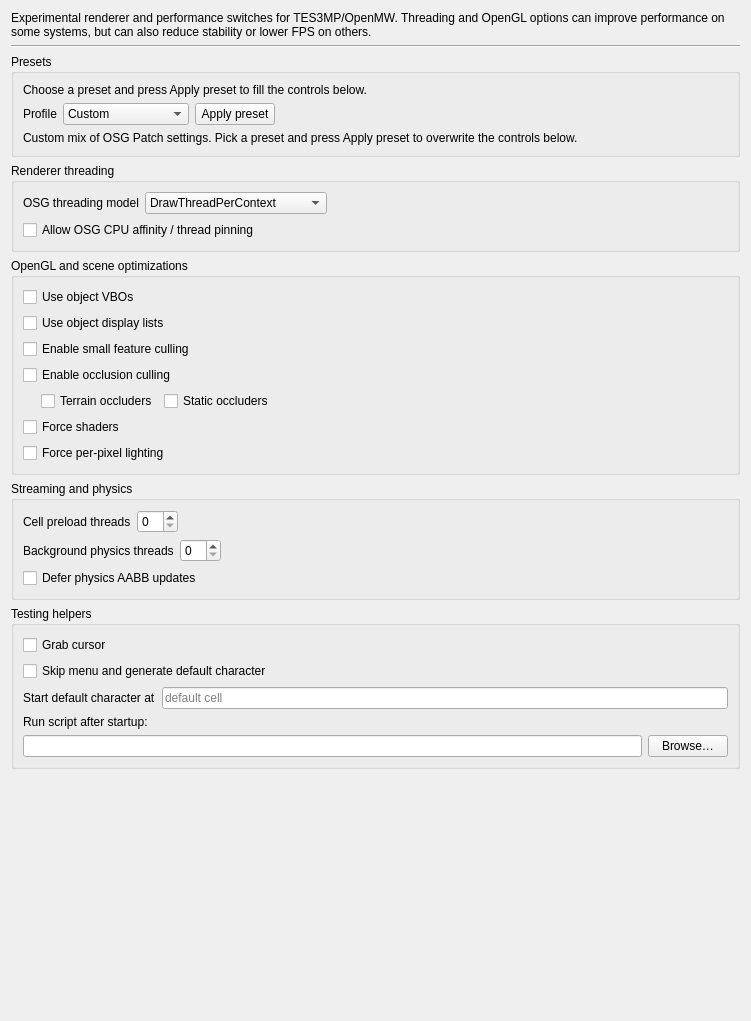
         <widget class="QWidget" name="osgPatchScrollAreaWidgetContents">
          <property name="geometry">
           <rect>
            <x>0</x>
            <y>0</y>
            <width>751</width>
            <height>1021</height>
           </rect>
          </property>
          <layout class="QVBoxLayout" name="osgPatchVerticalLayout">
           <item>
            <widget class="QLabel" name="testingLabel">
             <property name="text">
              <string>Experimental renderer and performance switches for TES3MP/OpenMW. Threading and OpenGL options can improve performance on some systems, but can also reduce stability or lower FPS on others.</string>
             </property>
             <property name="wordWrap">
              <bool>true</bool>
             </property>
            </widget>
           </item>
           <item>
            <widget class="Line" name="testingLine">
             <property name="orientation">
              <enum>Qt::Horizontal</enum>
             </property>
            </widget>
           </item>
           <item>
            <widget class="QGroupBox" name="osgPresetGroupBox">
             <property name="title">
              <string>Presets</string>
             </property>
             <layout class="QVBoxLayout" name="osgPresetGroupLayout">
              <item>
               <widget class="QLabel" name="osgPresetLabel">
                <property name="text">
                 <string>Choose a preset and press Apply preset to fill the controls below.</string>
                </property>
                <property name="wordWrap">
                 <bool>true</bool>
                </property>
               </widget>
              </item>
              <item>
               <layout class="QHBoxLayout" name="osgPresetControlLayout">
                <item>
                 <widget class="QLabel" name="osgPresetComboLabel">
                  <property name="text">
                   <string>Profile</string>
                  </property>
                 </widget>
                </item>
                <item>
                 <widget class="QComboBox" name="osgPresetComboBox">
                  <item>
                   <property name="text">
                    <string>Custom</string>
                   </property>
                  </item>
                  <item>
                   <property name="text">
                    <string>Safe</string>
                   </property>
                  </item>
                  <item>
                   <property name="text">
                    <string>Balanced</string>
                   </property>
                  </item>
                  <item>
                   <property name="text">
                    <string>Max Performance</string>
                   </property>
                  </item>
                  <item>
                   <property name="text">
                    <string>GPU Heavy</string>
                   </property>
                  </item>
                  <item>
                   <property name="text">
                    <string>CPU Heavy</string>
                   </property>
                  </item>
                 </widget>
                </item>
                <item>
                 <widget class="QPushButton" name="osgPresetApplyButton">
                  <property name="text">
                   <string>Apply preset</string>
                  </property>
                 </widget>
                </item>
                <item>
                 <spacer name="horizontalSpacer_osgPreset">
                  <property name="orientation">
                   <enum>Qt::Horizontal</enum>
                  </property>
                  <property name="sizeHint" stdset="0">
                   <size>
                    <width>40</width>
                    <height>20</height>
                   </size>
                  </property>
                 </spacer>
                </item>
               </layout>
              </item>
              <item>
               <widget class="QLabel" name="osgPresetDescriptionLabel">
                <property name="text">
                 <string>Custom mix of OSG Patch settings. Pick a preset and press Apply preset to overwrite the controls below.</string>
                </property>
                <property name="wordWrap">
                 <bool>true</bool>
                </property>
               </widget>
              </item>
             </layout>
            </widget>
           </item>
           <item>
            <widget class="QGroupBox" name="osgThreadingGroupBox">
             <property name="title">
              <string>Renderer threading</string>
             </property>
             <layout class="QVBoxLayout" name="osgThreadingGroupLayout">
              <item>
               <layout class="QHBoxLayout" name="osgThreadingModelLayout">
                <item>
                 <widget class="QLabel" name="osgThreadingModelLabel">
                  <property name="toolTip">
                   <string>Select the OSG viewer threading mode used by the game window.</string>
                  </property>
                  <property name="text">
                   <string>OSG threading model</string>
                  </property>
                 </widget>
                </item>
                <item>
                 <widget class="QComboBox" name="osgThreadingModelComboBox">
                  <item>
                   <property name="text">
                    <string>DrawThreadPerContext</string>
                   </property>
                  </item>
                  <item>
                   <property name="text">
                    <string>CullDrawThreadPerContext</string>
                   </property>
                  </item>
                  <item>
                   <property name="text">
                    <string>SingleThreaded</string>
                   </property>
                  </item>
                 </widget>
                </item>
                <item>
                 <spacer name="horizontalSpacer_osgThreadingModel">
                  <property name="orientation">
                   <enum>Qt::Horizontal</enum>
                  </property>
                  <property name="sizeHint" stdset="0">
                   <size>
                    <width>40</width>
                    <height>20</height>
                   </size>
                  </property>
                 </spacer>
                </item>
               </layout>
              </item>
              <item>
               <widget class="QCheckBox" name="useConfigureAffinityCheckBox">
                <property name="toolTip">
                 <string>Allow OSG to set CPU affinity for its worker threads. Usually best left off, but useful to test on some systems.</string>
                </property>
                <property name="text">
                 <string>Allow OSG CPU affinity / thread pinning</string>
                </property>
               </widget>
              </item>
             </layout>
            </widget>
           </item>
           <item>
            <widget class="QGroupBox" name="osgOpenGlGroupBox">
             <property name="title">
              <string>OpenGL and scene optimizations</string>
             </property>
             <layout class="QVBoxLayout" name="osgOpenGlGroupLayout">
              <item>
               <widget class="QCheckBox" name="objectVboCheckBox">
                <property name="text">
                 <string>Use object VBOs</string>
                </property>
               </widget>
              </item>
              <item>
               <widget class="QCheckBox" name="objectDisplayListsCheckBox">
                <property name="text">
                 <string>Use object display lists</string>
                </property>
               </widget>
              </item>
              <item>
               <widget class="QCheckBox" name="smallFeatureCullingCheckBox">
                <property name="text">
                 <string>Enable small feature culling</string>
                </property>
               </widget>
              </item>
              <item>
               <widget class="QCheckBox" name="occlusionCullingCheckBox">
                <property name="text">
                 <string>Enable occlusion culling</string>
                </property>
               </widget>
              </item>
              <item>
               <layout class="QHBoxLayout" name="occlusionChildrenLayout">
                <item>
                 <spacer name="occlusionChildrenIndentSpacer">
                  <property name="orientation">
                   <enum>Qt::Horizontal</enum>
                  </property>
                  <property name="sizeType">
                   <enum>QSizePolicy::Fixed</enum>
                  </property>
                  <property name="sizeHint" stdset="0">
                   <size>
                    <width>18</width>
                    <height>20</height>
                   </size>
                  </property>
                 </spacer>
                </item>
                <item>
                 <widget class="QCheckBox" name="occlusionCullingTerrainCheckBox">
                  <property name="text">
                   <string>Terrain occluders</string>
                  </property>
                 </widget>
                </item>
                <item>
                 <widget class="QCheckBox" name="occlusionCullingStaticsCheckBox">
                  <property name="text">
                   <string>Static occluders</string>
                  </property>
                 </widget>
                </item>
                <item>
                 <spacer name="horizontalSpacer_occlusionChildren">
                  <property name="orientation">
                   <enum>Qt::Horizontal</enum>
                  </property>
                  <property name="sizeHint" stdset="0">
                   <size>
                    <width>40</width>
                    <height>20</height>
                   </size>
                  </property>
                 </spacer>
                </item>
               </layout>
              </item>
              <item>
               <widget class="QCheckBox" name="forceShadersCheckBox">
                <property name="text">
                 <string>Force shaders</string>
                </property>
               </widget>
              </item>
              <item>
               <widget class="QCheckBox" name="forcePerPixelLightingCheckBox">
                <property name="text">
                 <string>Force per-pixel lighting</string>
                </property>
               </widget>
              </item>
             </layout>
            </widget>
           </item>
           <item>
            <widget class="QGroupBox" name="osgStreamingGroupBox">
             <property name="title">
              <string>Streaming and physics</string>
             </property>
             <layout class="QVBoxLayout" name="osgStreamingGroupLayout">
              <item>
               <layout class="QHBoxLayout" name="preloadThreadsLayout">
                <item>
                 <widget class="QLabel" name="preloadThreadsLabel">
                  <property name="text">
                   <string>Cell preload threads</string>
                  </property>
                 </widget>
                </item>
                <item>
                 <widget class="QSpinBox" name="preloadThreadsSpinBox">
                  <property name="minimum">
                   <number>0</number>
                  </property>
                  <property name="maximum">
                   <number>32</number>
                  </property>
                 </widget>
                </item>
                <item>
                 <spacer name="horizontalSpacer_preloadThreads">
                  <property name="orientation">
                   <enum>Qt::Horizontal</enum>
                  </property>
                  <property name="sizeHint" stdset="0">
                   <size>
                    <width>40</width>
                    <height>20</height>
                   </size>
                  </property>
                 </spacer>
                </item>
               </layout>
              </item>
              <item>
               <layout class="QHBoxLayout" name="patchPhysicsThreadsLayout">
                <item>
                 <widget class="QLabel" name="patchPhysicsThreadsLabel">
                  <property name="toolTip">
                   <string>How many background threads will be used for physics. 0 keeps physics on the main thread.</string>
                  </property>
                  <property name="text">
                   <string>Background physics threads</string>
                  </property>
                 </widget>
                </item>
                <item>
                 <widget class="QSpinBox" name="patchPhysicsThreadsSpinBox">
                  <property name="minimum">
                   <number>0</number>
                  </property>
                  <property name="maximum">
                   <number>32</number>
                  </property>
                 </widget>
                </item>
                <item>
                 <spacer name="horizontalSpacer_patchPhysicsThreads">
                  <property name="orientation">
                   <enum>Qt::Horizontal</enum>
                  </property>
                  <property name="sizeHint" stdset="0">
                   <size>
                    <width>40</width>
                    <height>20</height>
                   </size>
                  </property>
                 </spacer>
                </item>
               </layout>
              </item>
              <item>
               <widget class="QCheckBox" name="deferAabbUpdateCheckBox">
                <property name="text">
                 <string>Defer physics AABB updates</string>
                </property>
               </widget>
              </item>
             </layout>
            </widget>
           </item>
           <item>
            <widget class="QGroupBox" name="osgTestingGroupBox">
             <property name="title">
              <string>Testing helpers</string>
             </property>
             <layout class="QVBoxLayout" name="osgTestingHelpersLayout">
              <item>
               <widget class="QCheckBox" name="grabCursorCheckBox">
                <property name="toolTip">
                 <string>&lt;html&gt;&lt;head/&gt;&lt;body&gt;&lt;p&gt;OpenMW will capture control of the cursor if this setting is true.&lt;/p&gt;&lt;p&gt;In “look mode”, OpenMW will center the cursor regardless of the value of this setting (since the cursor/crosshair is always centered in the OpenMW window). However, in GUI mode, this setting determines the behavior when the cursor is moved outside the OpenMW window. If true, the cursor movement stops at the edge of the window preventing access to other applications. If false, the cursor is allowed to move freely on the desktop.&lt;/p&gt;&lt;p&gt;This setting does not apply to the screen where escape has been pressed, where the cursor is never captured. Regardless of this setting “Alt-Tab” or some other operating system dependent key sequence can be used to allow the operating system to regain control of the mouse cursor. This setting interacts with the minimize on focus loss setting by affecting what counts as a focus loss. Specifically on a two-screen configuration it may be more convenient to access the second screen with setting disabled.&lt;/p&gt;&lt;p&gt;Note for developers: it’s desirable to have this setting disabled when running the game in a debugger, to prevent the mouse cursor from becoming unusable when the game pauses on a breakpoint.&lt;/p&gt;&lt;/body&gt;&lt;/html&gt;</string>
                </property>
                <property name="text">
                 <string>Grab cursor</string>
                </property>
               </widget>
              </item>
              <item>
               <widget class="QCheckBox" name="skipMenuCheckBox">
                <property name="text">
                 <string>Skip menu and generate default character</string>
                </property>
               </widget>
              </item>
              <item>
               <layout class="QHBoxLayout" name="startDefaultCharacterAtHorizontalLayout">
                <item>
                 <spacer name="startDefaultCharacterAtHorizontalSpacer">
                  <property name="orientation">
                   <enum>Qt::Horizontal</enum>
                  </property>
                  <property name="sizeType">
                   <enum>QSizePolicy::Fixed</enum>
                  </property>
                  <property name="sizeHint" stdset="0">
                   <size>
                    <width>0</width>
                    <height>0</height>
                   </size>
                  </property>
                 </spacer>
                </item>
                <item>
                 <widget class="QLabel" name="startDefaultCharacterAtLabel">
                  <property name="text">
                   <string>Start default character at</string>
                  </property>
                 </widget>
                </item>
                <item>
                 <widget class="QLineEdit" name="startDefaultCharacterAtField">
                  <property name="placeholderText">
                   <string>default cell</string>
                  </property>
                 </widget>
                </item>
               </layout>
              </item>
              <item>
               <widget class="QLabel" name="label">
                <property name="text">
                 <string>Run script after startup:</string>
                </property>
               </widget>
              </item>
              <item>
               <layout class="QHBoxLayout" name="runScriptAfterStartupHorizontalLayout">
                <item>
                 <widget class="QLineEdit" name="runScriptAfterStartupField" />
                </item>
                <item>
                 <widget class="QPushButton" name="runScriptAfterStartupBrowseButton">
                  <property name="text">
                   <string>Browse…</string>
                  </property>
                 </widget>
                </item>
               </layout>
              </item>
             </layout>
            </widget>
           </item>
           <item>
            <spacer>
             <property name="orientation">
              <enum>Qt::Vertical</enum>
             </property>
             <property name="sizeHint" stdset="0">
              <size>
               <width>0</width>
               <height>0</height>
              </size>
             </property>
            </spacer>
           </item>
          </layout>
         </widget>
